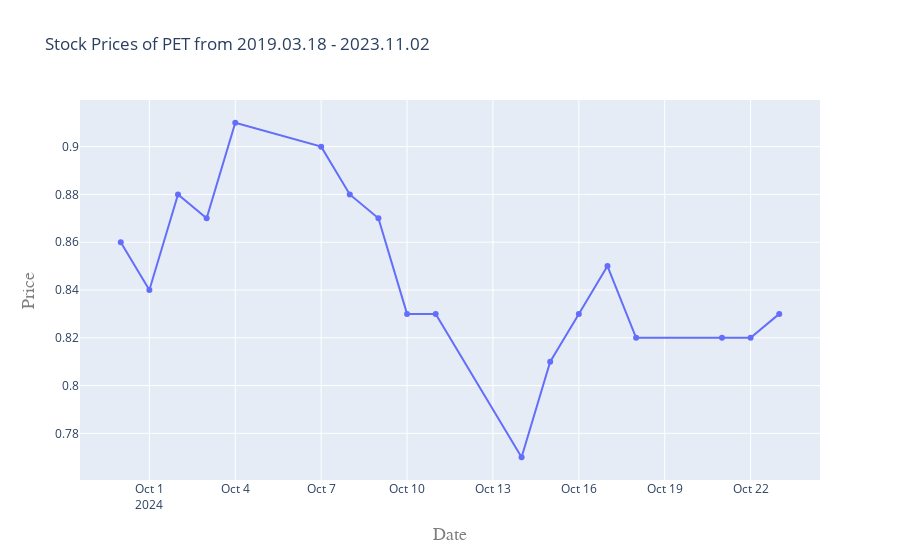

The notebook cell this image was saved under:
### Code cell
#plot(plot) #plotting offline
iplot(plot)

### Figure 1 — Plotly figure (JSON) as saved in the notebook; plotly's stock layout.template omitted (floating-point values rounded to 4 significant figures)
{"data": [{"type": "scatter", "x": ["2024-09-30T00:00:00", "2024-10-01T00:00:00", "2024-10-02T00:00:00", "2024-10-03T00:00:00", "2024-10-04T00:00:00", "2024-10-07T00:00:00", "2024-10-08T00:00:00", "2024-10-09T00:00:00", "2024-10-10T00:00:00", "2024-10-11T00:00:00", "2024-10-14T00:00:00", "2024-10-15T00:00:00", "2024-10-16T00:00:00", "2024-10-17T00:00:00", "2024-10-18T00:00:00", "2024-10-21T00:00:00", "2024-10-22T00:00:00", "2024-10-23T00:00:00"], "y": [0.86, 0.84, 0.88, 0.87, 0.91, 0.9, 0.88, 0.87, 0.83, 0.83, 0.77, 0.81, 0.83, 0.85, 0.82, 0.82, 0.82, 0.83]}], "layout": {"title": {"text": "Stock Prices of PET from 2019.03.18 - 2023.11.02"}, "xaxis": {"title": {"font": {"color": "#7f7f7f", "family": "Courier New, monospace", "size": 18}, "text": "Date"}}, "yaxis": {"title": {"font": {"color": "#7f7f7f", "family": "Courier New, monospace", "size": 18}, "text": "Price"}}}}
